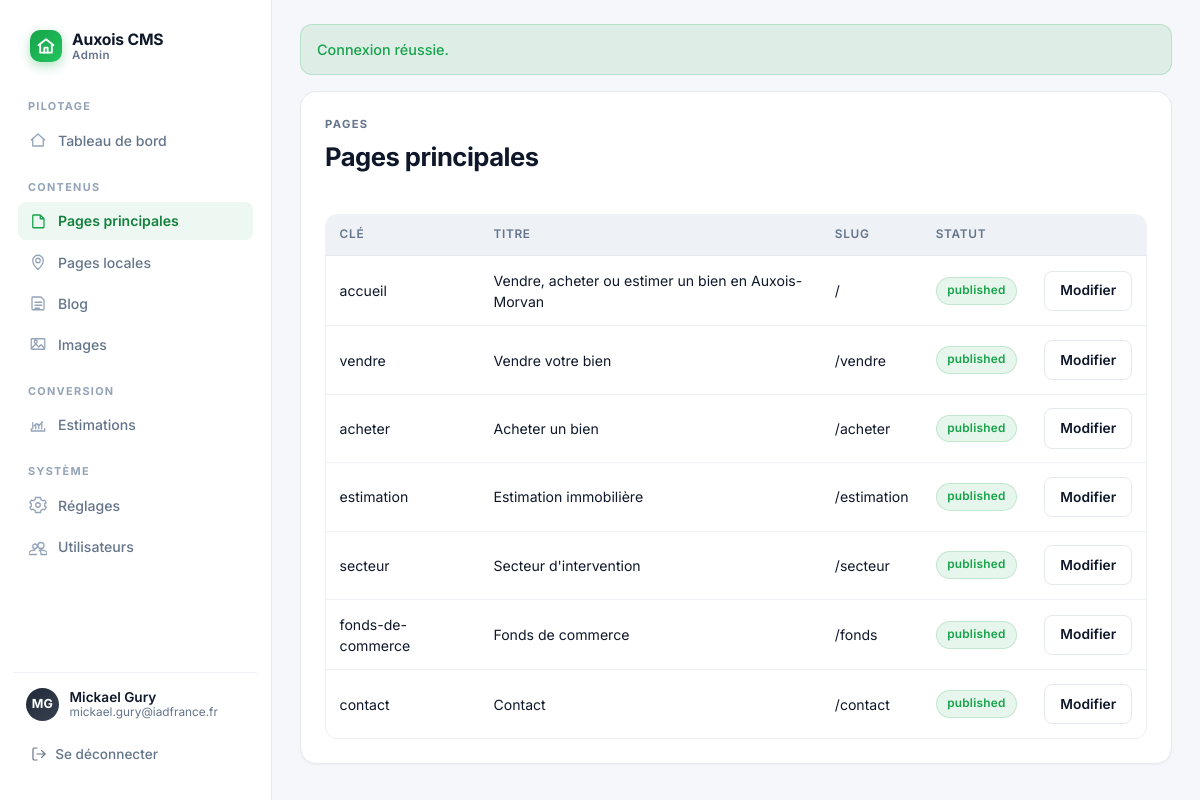
/ovh/admin/pages.php (signed in), run on the app's committed database.
### tables this page shows
CREATE TABLE IF NOT EXISTS cms_pages (
  id INT UNSIGNED NOT NULL AUTO_INCREMENT,
  page_type ENUM('main', 'local') NOT NULL,
  page_key VARCHAR(100) DEFAULT NULL,
  slug VARCHAR(255) NOT NULL,
  title VARCHAR(255) NOT NULL,
  meta_description TEXT NOT NULL,
  is_indexable TINYINT(1) NOT NULL DEFAULT 1,
  h1 VARCHAR(255) NOT NULL,
  hero_title VARCHAR(255) NOT NULL,
  hero_subtitle LONGTEXT NOT NULL,
  hero_image VARCHAR(255) DEFAULT NULL,
  hero_image_alt VARCHAR(255) DEFAULT NULL,
  intro_html LONGTEXT NOT NULL,
  sections_json LONGTEXT NOT NULL,
  cta_title VARCHAR(255) NOT NULL,
  cta_text LONGTEXT NOT NULL,
  cta_button_label VARCHAR(150) NOT NULL,
  cta_button_url VARCHAR(255) NOT NULL,
  city VARCHAR(150) DEFAULT NULL,
  local_page_type VARCHAR(150) DEFAULT NULL,
  local_advantages_json LONGTEXT DEFAULT NULL,
  nearby_cities_json LONGTEXT DEFAULT NULL,
  status ENUM('draft', 'published') NOT NULL DEFAULT 'draft',
  published_at DATETIME DEFAULT NULL,
  created_at DATETIME NOT NULL DEFAULT CURRENT_TIMESTAMP,
  updated_at DATETIME NOT NULL DEFAULT CURRENT_TIMESTAMP ON UPDATE CURRENT_TIMESTAMP,
  PRIMARY KEY (id),
  UNIQUE KEY uniq_cms_pages_slug (slug),
  UNIQUE KEY uniq_cms_pages_page_key (page_key)
);

### ovh/app/bootstrap.php (called while the page is built, shortened)
<?php
function cms_load_env(string $path): array
{
    if (!is_file($path)) {
        return [];
    }
    $values = [];
    return $values;
}
function cms_normalize_upload_public_base(?string $value): string
{
    $base = trim((string) ($value ?? '/uploads/cms'));
    $base = '/' . trim($base, '/');
    $uploadsPosition = strpos($base, '/uploads/');
    return rtrim($base, '/') ?: '/uploads/cms';
}
function cms_config(): array
{
    static $config = null;
    if ($config !== null) {
        return $config;
    }
    $root = dirname(__DIR__);
    $env = cms_load_env($root . '/.env');
    $get = static function (string $key, ?string $default = null) use ($env): ?string {
        $value = $_ENV[$key] ?? $_SERVER[$key] ?? $env[$key] ?? $default;
        return $value === null ? null : trim($value);
    };
    $config = [
        'root' => $root,
        'app_env' => $get('APP_ENV', 'production'),
        'app_url' => rtrim((string) $get('APP_URL', ''), '/'),
        'db_host' => (string) $get('DB_HOST', '127.0.0.1'),
        'db_port' => (int) $get('DB_PORT', '3306'),
        'db_name' => (string) $get('DB_NAME', ''),
        'db_user' => (string) $get('DB_USER', ''),
        'db_password' => (string) $get('DB_PASSWORD', ''),
        'session_cookie_name' => (string) $get('SESSION_COOKIE_NAME', 'immobilier_auxois_admin'),
        'upload_dir' => trim((string) $get('UPLOAD_DIR', 'uploads/cms'), '/'),
        'upload_public_base' => cms_normalize_upload_public_base($get('UPLOAD_PUBLIC_BASE', '/uploads/cms')),
        'install_token' => (string) $get('INSTALL_TOKEN', ''),
    ];
    return $config;
}
function cms_bootstrap_session(): void
{
    $config = cms_config();
    if (session_status() === PHP_SESSION_ACTIVE) {
        return;
    }
}
function cms_db(): PDO
{
    $config = cms_config();
    $dsn = sprintf('mysql:host=%s;port=%d;dbname=%s;charset=utf8mb4', $config['db_host'], $config['db_port'], $config['db_name']);
    $pdo = new PDO($dsn, $config['db_user'], $config['db_password'], [
        PDO::ATTR_ERRMODE => PDO::ERRMODE_EXCEPTION,
        PDO::ATTR_DEFAULT_FETCH_MODE => PDO::FETCH_ASSOC,
        PDO::ATTR_EMULATE_PREPARES => false,
        PDO::MYSQL_ATTR_MULTI_STATEMENTS => true,
    ]);
    return $pdo;
}
function cms_h(?string $value): string
{
    return htmlspecialchars((string) $value, ENT_QUOTES, 'UTF-8');
}
function cms_base_url(): string
{
    $appUrl = cms_config()['app_url'] ?? '';
    $path = parse_url($appUrl, PHP_URL_PATH);
    if (!is_string($path)) {
        return '';
    }
    $path = trim($path, '/');
    return $path === '' ? '' : '/' . $path;
}
function cms_url(string $path = '/'): string
{
    $base = cms_base_url();
    $normalized = '/' . ltrim($path, '/');
    return ($base === '' ? '' : $base) . ($normalized === '/' ? '/' : $normalized);
}
function cms_main_page_defaults(): array
{
    return [
        'accueil' => ['page_key' => 'accueil', 'page_type' => 'main', 'slug' => '/', 'title' => 'Accueil'],
        'vendre' => ['page_key' => 'vendre', 'page_type' => 'main', 'slug' => '/vendre', 'title' => 'Vendre votre bien'],
        'acheter' => ['page_key' => 'acheter', 'page_type' => 'main', 'slug' => '/acheter', 'title' => 'Acheter'],
        'estimation' => ['page_key' => 'estimation', 'page_type' => 'main', 'slug' => '/estimation', 'title' => 'Estimation'],
        'secteur' => ['page_key' => 'secteur', 'page_type' => 'main', 'slug' => '/secteur', 'title' => 'Secteur'],
        'fonds-de-commerce' => ['page_key' => 'fonds-de-commerce', 'page_type' => 'main', 'slug' => '/fonds', 'title' => 'Fonds de commerce'],
        'contact' => ['page_key' => 'contact', 'page_type' => 'main', 'slug' => '/contact', 'title' => 'Contact'],
    ];
}
function cms_main_pages(): array
{
    $defaults = cms_main_page_defaults();
    $statement = cms_db()->query("SELECT id, page_key, slug, title, status, updated_at FROM cms_pages WHERE page_type = 'main'");
    $rows = $statement->fetchAll();
    $byKey = [];
    foreach ($rows as $row) {
        $byKey[$row['page_key']] = $row;
    }
    $result = [];
    foreach ($defaults as $key => $default) {
        $row = $byKey[$key] ?? [];
        $result[] = array_merge($default, $row);
    }
    return $result;
}
require_once __DIR__ . '/views.php';

### ovh/admin/pages.php (the view, shortened to what this page needs)
<?php
require dirname(__DIR__) . '/app/bootstrap.php';
$pages = cms_main_pages();
?>
<section class="panel">
  <div class="panel-head compact">
    <div>
      <p class="eyebrow">Pages</p>
      <h1>Pages principales</h1>
    </div>
  </div>
  <div class="table-wrap">
    <table class="admin-table">
      <thead>
        <tr>
          <th>Clé</th>
          <th>Titre</th>
          <th>Slug</th>
          <th>Statut</th>
          <th></th>
        </tr>
      </thead>
      <tbody>
        <?php foreach ($pages as $page): ?>
          <tr>
            <td><?= cms_h((string) $page['page_key']) ?></td>
            <td><?= cms_h((string) $page['title']) ?></td>
            <td><?= cms_h((string) $page['slug']) ?></td>
            <td><span class="status-badge status-<?= cms_h((string) ($page['status'] ?? 'draft')) ?>"><?= cms_h((string) ($page['status'] ?? 'draft')) ?></span></td>
            <td><a class="secondary-button" href="<?= cms_h(cms_url('/admin/page-edit?page_key=' . urlencode((string) $page['page_key']))) ?>">Modifier</a></td>
          </tr>
        <?php endforeach; ?>
      </tbody>
    </table>
  </div>
</section>

### ovh/assets/admin.css (style rules this page uses)
:root { --bg: #f5f7fa; --bg-soft: #eef1f6; --panel: #ffffff; --ink: #0f172a; --ink-soft: #1f2937; --muted: #64748b; --muted-soft: #94a3b8; --border: #e5e9f0; --border-soft: #eef1f6; --accent: #16a34a; --accent-strong: #15803d; --accent-soft: rgba(22, 163, 74, 0.08); --accent-ring: rgba(22, 163, 74, 0.18); --info: #2563eb; --info-soft: rgba(37, 99, 235, 0.08); --warning: #d97706; --warning-soft: rgba(217, 119, 6, 0.1); --danger: #dc2626; --danger-soft: rgba(220, 38, 38, 0.08); --success: #16a34a; --success-soft: rgba(22, 163, 74, 0.1); --radius-sm: 8px; --radius: 12px; --radius-lg: 16px; --shadow-xs: 0 1px 2px rgba(15, 23, 42, 0.04); --shadow-sm: 0 1px 2px rgba(15, 23, 42, 0.04), 0 1px 3px rgba(15, 23, 42, 0.04); --shadow-md: 0 1px 2px rgba(15, 23, 42, 0.04), 0 8px 24px rgba(15, 23, 42, 0.05); --shadow-lg: 0 10px 40px rgba(15, 23, 42, 0.08); font-family: 'Inter', 'Segoe UI', -apple-system, BlinkMacSystemFont, sans-serif; font-feature-settings: 'cv02', 'cv03', 'cv04', 'cv11'; }
* { box-sizing: border-box; }
body { margin: 0; color: var(--ink); background: var(--bg); font-size: 14px; line-height: 1.5; -webkit-font-smoothing: antialiased; -moz-osx-font-smoothing: grayscale; }
a { color: var(--accent); }
.admin-shell { min-height: 100vh; display: grid; grid-template-columns: 17rem minmax(0, 1fr); }
.panel, .stat-panel, .login-card, .media-card { background: var(--panel); border: 1px solid var(--border); border-radius: var(--radius-lg); box-shadow: var(--shadow-xs); }
.panel { padding: 1.5rem; }
.panel-head { display: flex; align-items: start; justify-content: space-between; gap: 1rem; margin-bottom: 1.25rem; }
.panel-head.compact { margin-bottom: 1rem; }
.eyebrow { margin: 0 0 0.35rem; text-transform: uppercase; font-size: 0.7rem; letter-spacing: 0.12em; font-weight: 700; color: var(--muted); }
h1, h2, h3, p { margin-top: 0; }
h1, h2, h3 { color: var(--ink); letter-spacing: -0.02em; }
h1 { font-size: 1.6rem; font-weight: 700; }
.primary-button, .secondary-button, .ghost-button, .danger-button, .danger-link { display: inline-flex; align-items: center; justify-content: center; gap: 0.45rem; text-decoration: none; border-radius: var(--radius-sm); padding: 0.55rem 0.95rem; font-weight: 600; font-size: 0.86rem; border: 1px solid transparent; cursor: pointer; font-family: inherit; transition: background-color 120ms ease, border-color 120ms ease, color 120ms ease, transform 120ms ease, box-shadow 120ms ease; white-space: nowrap; }
.secondary-button { background: var(--panel); color: var(--ink); border-color: var(--border); }
.status-badge { display: inline-flex; align-items: center; gap: 0.35rem; border-radius: 999px; padding: 0.25rem 0.65rem; font-size: 0.74rem; font-weight: 600; letter-spacing: 0.02em; border: 1px solid transparent; }
.status-published { background: var(--success-soft); color: var(--success); border-color: rgba(22, 163, 74, 0.18); }
.table-wrap { overflow: auto; border-radius: var(--radius); border: 1px solid var(--border-soft); }
.admin-table { width: 100%; border-collapse: collapse; font-size: 0.88rem; }
.admin-table th { background: var(--bg-soft); color: var(--muted); font-weight: 600; font-size: 0.74rem; letter-spacing: 0.06em; text-transform: uppercase; padding: 0.7rem 0.85rem; text-align: left; border-bottom: 1px solid var(--border); }
.admin-table td { padding: 0.85rem 0.85rem; border-bottom: 1px solid var(--border-soft); vertical-align: middle; }
.admin-table tr:last-child td { border-bottom: 0; }
.admin-table tbody tr { transition: background-color 120ms ease; }

### data on the page
cms_pages: page_key "accueil", title "Vendre, acheter ou estimer un bien en Auxois-Morvan", slug "/", status "published"
cms_pages: page_key "vendre", title "Vendre votre bien", slug "/vendre", status "published"
cms_pages: page_key "acheter", title "Acheter un bien", slug "/acheter", status "published"
cms_pages: page_key "estimation", title "Estimation immobilière", slug "/estimation", status "published"
cms_pages: page_key "secteur", title "Secteur d'intervention", slug "/secteur", status "published"
cms_pages: page_key "fonds-de-commerce", title "Fonds de commerce", slug "/fonds", status "published"
cms_pages: page_key "contact", title "Contact", slug "/contact", status "published"

### other printed values
cms_h($groupLabel) "PILOTAGE"
cms_h($entry['label']) "Tableau de bord"
cms_h($groupLabel) "CONTENUS"
cms_h($entry['label']) "Pages principales"
cms_h($entry['label']) "Pages locales"
cms_h($entry['label']) "Blog"
cms_h($entry['label']) "Images"
cms_h($groupLabel) "CONVERSION"
cms_h($entry['label']) "Estimations"
cms_h($groupLabel) "SYSTÈME"
cms_h($entry['label']) "Réglages"
cms_h($entry['label']) "Utilisateurs"
cms_h($initials !== '' ? $initials : 'A') "MG"
cms_h($adminName !== '' ? $adminName : 'Administrateur') "Mickael Gury"
cms_h($adminEmail) "mickael.gury@iadfrance.fr"
